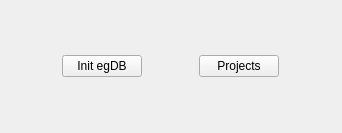
<?xml version="1.0" encoding="UTF-8"?>
<ui version="4.0">
 <class>MainWindow</class>
 <widget class="QMainWindow" name="MainWindow">
  <property name="geometry">
   <rect>
    <x>0</x>
    <y>0</y>
    <width>342</width>
    <height>133</height>
   </rect>
  </property>
  <property name="sizePolicy">
   <sizepolicy hsizetype="Preferred" vsizetype="Preferred">
    <horstretch>0</horstretch>
    <verstretch>0</verstretch>
   </sizepolicy>
  </property>
  <property name="windowTitle">
   <string>EgDb Demo App</string>
  </property>
  <widget class="QWidget" name="centralWidget">
   <property name="sizePolicy">
    <sizepolicy hsizetype="Expanding" vsizetype="Expanding">
     <horstretch>0</horstretch>
     <verstretch>0</verstretch>
    </sizepolicy>
   </property>
   <layout class="QVBoxLayout" name="verticalLayout">
    <item>
     <layout class="QHBoxLayout" name="horizontalLayout">
      <item>
       <widget class="QPushButton" name="initButton">
        <property name="sizePolicy">
         <sizepolicy hsizetype="Fixed" vsizetype="Fixed">
          <horstretch>0</horstretch>
          <verstretch>0</verstretch>
         </sizepolicy>
        </property>
        <property name="text">
         <string>Init egDB</string>
        </property>
       </widget>
      </item>
      <item>
       <widget class="QPushButton" name="projectsButton">
        <property name="sizePolicy">
         <sizepolicy hsizetype="Fixed" vsizetype="Fixed">
          <horstretch>0</horstretch>
          <verstretch>0</verstretch>
         </sizepolicy>
        </property>
        <property name="text">
         <string>Projects</string>
        </property>
       </widget>
      </item>
     </layout>
    </item>
   </layout>
  </widget>
 </widget>
 <layoutdefault spacing="6" margin="11"/>
 <resources/>
 <connections/>
</ui>
